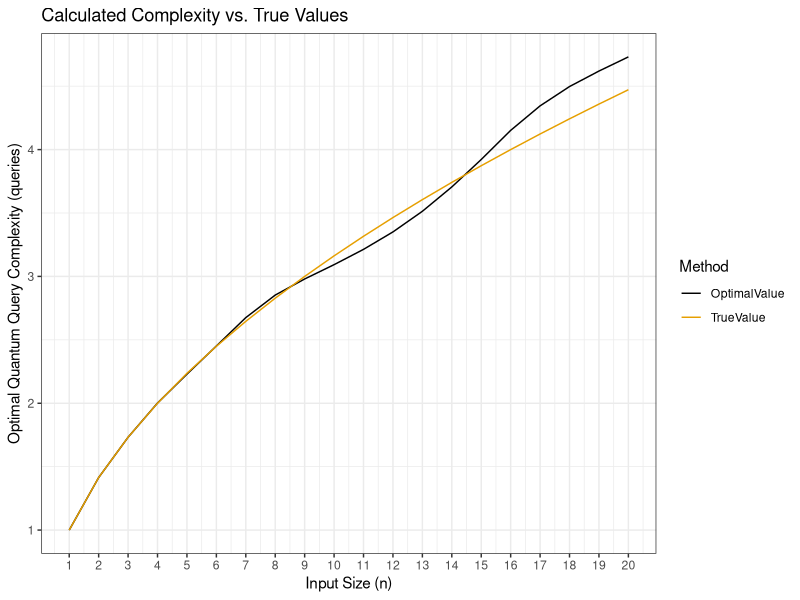
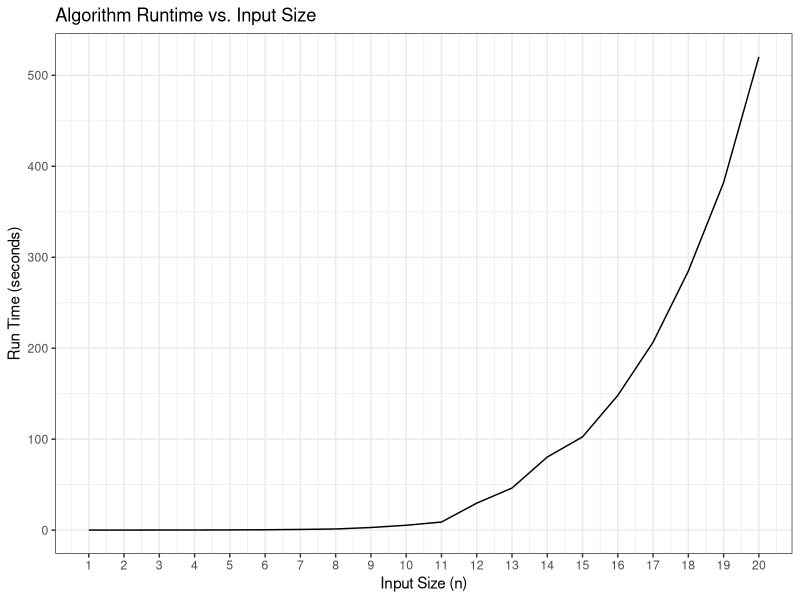

Generate these figures, in order, with R:
library(data.table)
library(tidyverse)
library(ggthemes)

results <- fread("./ORWorstCaseOutput.csv") %>%
  gather("Method", "Value", -RunTime, -n)

objFunCompPlot <- results %>%
  ggplot(aes(x = n, y = Value, group = Method)) +
  geom_line(aes(color = Method)) +
  scale_color_colorblind() +
  theme_bw() +
  labs(title = "Calculated Complexity vs. True Values",
       x = "Input Size (n)",
       y = "Optimal Quantum Query Complexity (queries)") +
  scale_x_continuous(breaks = 1:max(results$n))

runTimePlot <- results %>%
  ggplot(aes(x = n, y = RunTime)) +
  geom_line() +
  theme_bw() +
  labs(title = "Algorithm Runtime vs. Input Size",
       x = "Input Size (n)",
       y = "Run Time (seconds)") +
  scale_x_continuous(breaks = 1:max(results$n))

ggsave("ObjFunCompToTrue_OR.eps", plot = objFunCompPlot)
ggsave("WorstCaseRunTimePlot_OR.eps", plot = runTimePlot)

